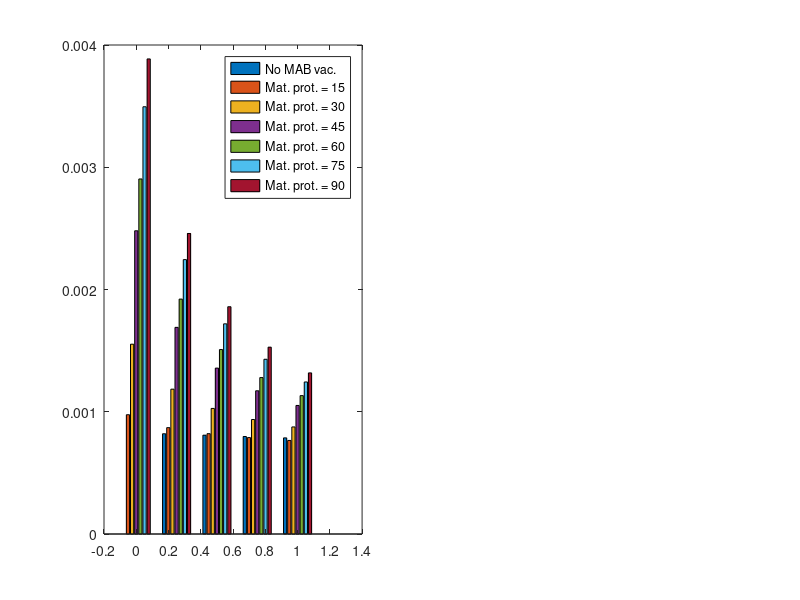

Source code (MATLAB): (Note: this script raises an error after producing the figure.)
%% Plot for vaccine efficiency

load('vaccine_efficiency_1.5.mat');
load('baseline_inf_numbers_1.5.mat');

%%

F = (num_vacs(1,:) == 0);
num_vacs(3,F) = 0;

R = 3.336; %inflation due to non KDHSS hospitalisation
num_vacs(3,:) = num_vacs(3,:)*R;
num_vacs(4,:) = num_vacs(4,:)*R;

reduction_hosp(3:end,:) = R*reduction_hosp(3:end,:);
reduction_infs(3:end,:) = R*reduction_infs(3:end,:);
%% Collate the pairs of interventions
mat_prot = unique(num_vacs(1,:));
house_prot = unique(num_vacs(2,:));

I_eff_mat = zeros(length(house_prot),length(mat_prot));
H_eff_mat = zeros(length(house_prot),length(mat_prot));
SU_I_eff_mat = zeros(length(house_prot),length(mat_prot));
SU_H_eff_mat = zeros(length(house_prot),length(mat_prot));



%%

% For each of household coverage 25,50,75,100% do a plot of mat. vaccine efficacy 
F = (num_vacs(1,:) == 0);
inf_eff = zeros(length(house_prot),3);
hosp_eff = zeros(length(house_prot),3);

for i = 1:length(house_prot)
    hp = house_prot(i);
    G = (num_vacs(2,:) == hp);
    K = (num_vacs(2,:) == 0);
    f = find(F.*G);
    f2 = find(F.*K);
    nvs_mp = num_vacs(3,f);
    nvs_su = num_vacs(4,f);
    inf_eff(i,1) = median(reduction_infs(3:end,f)/nvs_mp);
    inf_eff(i,2) = median(reduction_infs(3:end,f)/(nvs_su));
    if any(f2)
        inf_eff(i,3) = median((reduction_infs(3:end,f) - reduction_infs(3:end,f2)  )/(nvs_su));
    end
    hosp_eff(i,1) = median(reduction_hosp(3:end,f)/nvs_mp);
    hosp_eff(i,2) = median(reduction_hosp(3:end,f)/(nvs_su));
    if any(f2)
        hosp_eff(i,3) = median((reduction_hosp(3:end,f) - reduction_hosp(3:end,f2)  )/(nvs_su));
    end
end

%NB: MAB eff = 0 is a special case
I_eff_mat(:,1) = inf_eff(:,2);
H_eff_mat(:,1) = hosp_eff(:,2);
SU_I_eff_mat(:,1) =  inf_eff(:,2);
SU_H_eff_mat(:,1) = hosp_eff(:,2);
%% Mat prot eff = 15
F = (num_vacs(1,:) == 15);
inf_eff = zeros(length(house_prot),3);
hosp_eff = zeros(length(house_prot),3);

for i = 1:length(house_prot)
    hp = house_prot(i);
    G = (num_vacs(2,:) == hp);
    K = (num_vacs(2,:) == 0);
    f = find(F.*G);
    f2 = find(F.*K);
    nvs_mp = num_vacs(3,f);
    nvs_su = num_vacs(4,f);
    inf_eff(i,1) = median(reduction_infs(3:end,f)/nvs_mp);
    inf_eff(i,2) = median(reduction_infs(3:end,f)/(nvs_su+nvs_mp));
    if any(f2)
        inf_eff(i,3) = median((reduction_infs(3:end,f) - reduction_infs(3:end,f2)  )/(nvs_su));
    end
    hosp_eff(i,1) = median(reduction_hosp(3:end,f)/nvs_mp);
    hosp_eff(i,2) = median(reduction_hosp(3:end,f)/(nvs_su+nvs_mp));
    if any(f2)
        hosp_eff(i,3) = median((reduction_hosp(3:end,f) - reduction_hosp(3:end,f2)  )/(nvs_su));
    end
end

I_eff_mat(:,2) = inf_eff(:,2);
H_eff_mat(:,2) = hosp_eff(:,2);
SU_I_eff_mat(:,2) =  inf_eff(:,3);
SU_H_eff_mat(:,2) = hosp_eff(:,3);


%% mat prot = 30
F = (num_vacs(1,:) == 30);
inf_eff = zeros(length(house_prot),3);
hosp_eff = zeros(length(house_prot),3);

for i = 1:length(house_prot)
    hp = house_prot(i);
    G = (num_vacs(2,:) == hp);
     K = (num_vacs(2,:) == 0);
    f = find(F.*G);
    f2 = find(F.*K);
    nvs_mp = num_vacs(3,f);
    nvs_su = num_vacs(4,f);
    inf_eff(i,1) = median(reduction_infs(3:end,f)/nvs_mp);
    inf_eff(i,2) = median(reduction_infs(3:end,f)/(nvs_su+nvs_mp));
    if any(f2)
        inf_eff(i,3) = median((reduction_infs(3:end,f) - reduction_infs(3:end,f2)  )/(nvs_su));
    end
    hosp_eff(i,1) = median(reduction_hosp(3:end,f)/nvs_mp);
    hosp_eff(i,2) = median(reduction_hosp(3:end,f)/(nvs_su+nvs_mp));
    if any(f2)
        hosp_eff(i,3) = median((reduction_hosp(3:end,f) - reduction_hosp(3:end,f2)  )/(nvs_su));
    end
end

I_eff_mat(:,3) = inf_eff(:,2);
H_eff_mat(:,3) = hosp_eff(:,2);
SU_I_eff_mat(:,3) =  inf_eff(:,3);
SU_H_eff_mat(:,3) = hosp_eff(:,3);


%% mat prot = 45
F = (num_vacs(1,:) == 45);
inf_eff = zeros(length(house_prot),3);
hosp_eff = zeros(length(house_prot),3);

for i = 1:length(house_prot)
    hp = house_prot(i);
    G = (num_vacs(2,:) == hp);
 K = (num_vacs(2,:) == 0);
    f = find(F.*G);
    f2 = find(F.*K);
    nvs_mp = num_vacs(3,f);
    nvs_su = num_vacs(4,f);
    inf_eff(i,1) = median(reduction_infs(3:end,f)/nvs_mp);
    inf_eff(i,2) = median(reduction_infs(3:end,f)/(nvs_su+nvs_mp));
    if any(f2)
        inf_eff(i,3) = median((reduction_infs(3:end,f) - reduction_infs(3:end,f2)  )/(nvs_su));
    end
    hosp_eff(i,1) = median(reduction_hosp(3:end,f)/nvs_mp);
    hosp_eff(i,2) = median(reduction_hosp(3:end,f)/(nvs_su+nvs_mp));
    if any(f2)
        hosp_eff(i,3) = median((reduction_hosp(3:end,f) - reduction_hosp(3:end,f2)  )/(nvs_su));
    end
end

I_eff_mat(:,4) = inf_eff(:,2);
H_eff_mat(:,4) = hosp_eff(:,2);
SU_I_eff_mat(:,4) =  inf_eff(:,3);
SU_H_eff_mat(:,4) = hosp_eff(:,3);

%% mat prot = 60
F = (num_vacs(1,:) == 60);
inf_eff = zeros(length(house_prot),3);
hosp_eff = zeros(length(house_prot),3);

for i = 1:length(house_prot)
    hp = house_prot(i);
    G = (num_vacs(2,:) == hp);
     K = (num_vacs(2,:) == 0);
    f = find(F.*G);
    f2 = find(F.*K);
    nvs_mp = num_vacs(3,f);
    nvs_su = num_vacs(4,f);
    inf_eff(i,1) = median(reduction_infs(3:end,f)/nvs_mp);
    inf_eff(i,2) = median(reduction_infs(3:end,f)/(nvs_su+nvs_mp));
    if any(f2)
        inf_eff(i,3) = median((reduction_infs(3:end,f) - reduction_infs(3:end,f2)  )/(nvs_su));
    end
    hosp_eff(i,1) = median(reduction_hosp(3:end,f)/nvs_mp);
    hosp_eff(i,2) = median(reduction_hosp(3:end,f)/(nvs_su+nvs_mp));
    if any(f2)
        hosp_eff(i,3) = median((reduction_hosp(3:end,f) - reduction_hosp(3:end,f2)  )/(nvs_su));
    end
end

I_eff_mat(:,5) = inf_eff(:,2);
H_eff_mat(:,5) = hosp_eff(:,2);
SU_I_eff_mat(:,5) =  inf_eff(:,3);
SU_H_eff_mat(:,5) = hosp_eff(:,3);

%% mat prot = 75
F = (num_vacs(1,:) == 75);
inf_eff = zeros(length(house_prot),3);
hosp_eff = zeros(length(house_prot),3);

for i = 1:length(house_prot)
    hp = house_prot(i);
    G = (num_vacs(2,:) == hp);
     K = (num_vacs(2,:) == 0);
    f = find(F.*G);
    f2 = find(F.*K);
    nvs_mp = num_vacs(3,f);
    nvs_su = num_vacs(4,f);
    inf_eff(i,1) = median(reduction_infs(3:end,f)/nvs_mp);
    inf_eff(i,2) = median(reduction_infs(3:end,f)/(nvs_su+nvs_mp));
    if any(f2)
        inf_eff(i,3) = median((reduction_infs(3:end,f) - reduction_infs(3:end,f2)  )/(nvs_su));
    end
    hosp_eff(i,1) = median(reduction_hosp(3:end,f)/nvs_mp);
    hosp_eff(i,2) = median(reduction_hosp(3:end,f)/(nvs_su+nvs_mp));
    if any(f2)
        hosp_eff(i,3) = median((reduction_hosp(3:end,f) - reduction_hosp(3:end,f2)  )/(nvs_su));
    end
end

I_eff_mat(:,6) = inf_eff(:,2);
H_eff_mat(:,6) = hosp_eff(:,2);
SU_I_eff_mat(:,6) =  inf_eff(:,3);
SU_H_eff_mat(:,6) = hosp_eff(:,3);
%% mat prot = 90
F = (num_vacs(1,:) == 90);
inf_eff = zeros(length(house_prot),3);
hosp_eff = zeros(length(house_prot),3);

for i = 1:length(house_prot)
    hp = house_prot(i);
    G = (num_vacs(2,:) == hp);
     K = (num_vacs(2,:) == 0);
    f = find(F.*G);
    f2 = find(F.*K);
    nvs_mp = num_vacs(3,f);
    nvs_su = num_vacs(4,f);
    inf_eff(i,1) = median(reduction_infs(3:end,f)/nvs_mp);
    inf_eff(i,2) = median(reduction_infs(3:end,f)/(nvs_su+nvs_mp));
    if any(f2)
        inf_eff(i,3) = median((reduction_infs(3:end,f) - reduction_infs(3:end,f2)  )/(nvs_su));
    end
    hosp_eff(i,1) = median(reduction_hosp(3:end,f)/nvs_mp);
    hosp_eff(i,2) = median(reduction_hosp(3:end,f)/(nvs_su+nvs_mp));
    if any(f2)
        hosp_eff(i,3) = median((reduction_hosp(3:end,f) - reduction_hosp(3:end,f2)  )/(nvs_su));
    end
end

I_eff_mat(:,7) = inf_eff(:,2);
H_eff_mat(:,7) = hosp_eff(:,2);
SU_I_eff_mat(:,7) =  inf_eff(:,3);
SU_H_eff_mat(:,7) = hosp_eff(:,3);
%%
figure(1)
clf
H_eff_mat(isinf(H_eff_mat)) = 0;
I_eff_mat(isinf(I_eff_mat)) = 0;

subplot(1,2,1)
bar(house_prot,H_eff_mat)

l = legend('No MAB vac.','Mat. prot. = 15','Mat. prot. = 30','Mat. prot. = 45','Mat. prot. = 60','Mat. prot. = 75','Mat. prot. = 90');
l.Box = 'off';
l.Location = 'northeast';
% 
set(gca,'FontSize',18);
xlabel('Household coverage (IRP)','FontSize',28)
ylabel('Decrease in hospitalisations per vaccine used','FontSize',28)
set(gca,'XTick',[0 0.25 0.5 0.75 1],'XTickLabel',{'0%', '25%', '50%', '75%', '100%'})
title('Vaccine efficiency (hospitalisations)')
ylim([0,0.004])
% 
% 
subplot(1,2,2)
bar(house_prot,I_eff_mat)



set(gca,'FontSize',18);
xlabel('Household coverage (IRP)','FontSize',28)
ylabel('Decrease in infections per vaccine used','FontSize',28)
set(gca,'XTick',[0 0.25 0.5 0.75 1],'XTickLabel',{'0%', '25%', '50%', '75%', '100%'})
title('Vaccine efficiency (infections)')




%% 
annotation('textbox',[0.03,0.86,0.1,0.1],'String','A','FitBoxToText','on','FontSize',40,'LineStyle','none');
annotation('textbox',[0.48,0.86,0.1,0.1],'String','B','FitBoxToText','on','FontSize',40,'LineStyle','none');

%%


